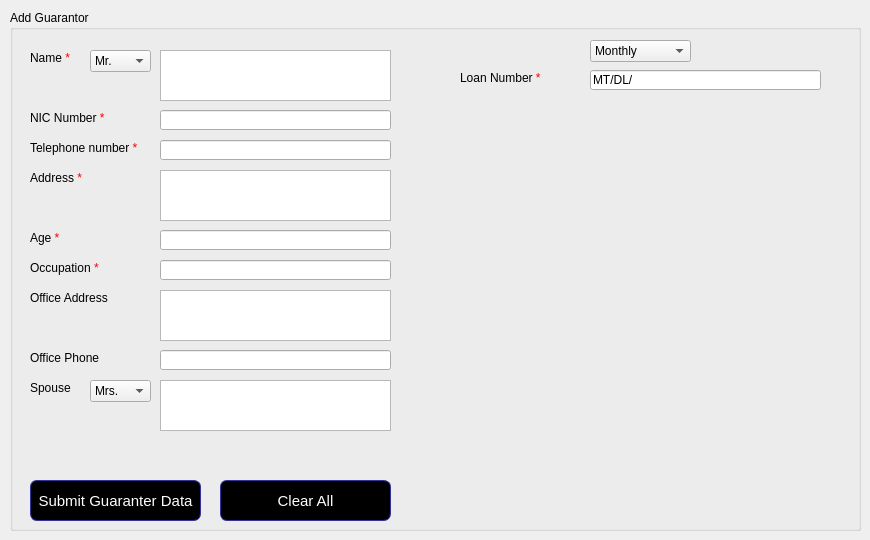
      <widget class="QWidget" name="tab_12">
       <attribute name="title">
        <string>Guarantor File</string>
       </attribute>
       <widget class="QPlainTextEdit" name="plainTextEdit_19">
        <property name="geometry">
         <rect>
          <x>160</x>
          <y>290</y>
          <width>231</width>
          <height>51</height>
         </rect>
        </property>
       </widget>
       <widget class="QLabel" name="label_176">
        <property name="geometry">
         <rect>
          <x>30</x>
          <y>260</y>
          <width>121</width>
          <height>16</height>
         </rect>
        </property>
        <property name="text">
         <string>Occupation  &lt;span style=&quot;color: red&quot;&gt;*&lt;/span&gt;</string>
        </property>
       </widget>
       <widget class="QLineEdit" name="lineEdit_94">
        <property name="geometry">
         <rect>
          <x>160</x>
          <y>230</y>
          <width>231</width>
          <height>20</height>
         </rect>
        </property>
        <property name="text">
         <string/>
        </property>
       </widget>
       <widget class="QPlainTextEdit" name="plainTextEdit_9">
        <property name="enabled">
         <bool>true</bool>
        </property>
        <property name="geometry">
         <rect>
          <x>160</x>
          <y>50</y>
          <width>231</width>
          <height>51</height>
         </rect>
        </property>
        <property name="plainText">
         <string/>
        </property>
       </widget>
       <widget class="QGroupBox" name="groupBox_53">
        <property name="geometry">
         <rect>
          <x>10</x>
          <y>10</y>
          <width>851</width>
          <height>521</height>
         </rect>
        </property>
        <property name="title">
         <string>Add Guarantor</string>
        </property>
        <widget class="QPushButton" name="pushButton_54">
         <property name="geometry">
          <rect>
           <x>20</x>
           <y>470</y>
           <width>171</width>
           <height>41</height>
          </rect>
         </property>
         <property name="styleSheet">
          <string notr="true">QPushButton {
color: white;
background-color: QLinearGradient( );
border-width: 1px;
border-color: #339;
border-style: solid;
border-radius: 7;
padding: 3px;
font-size: 15px;
padding-left: 5px;
padding-right: 5px;

}
QPushButton:hover {
color: black;
background-color: grey;
border-width: 1px;
border-color: #339;
border-style: solid;
border-radius: 7;
padding: 3px;
font-size: 15px;
padding-left: 5px;
padding-right: 5px;
}</string>
         </property>
         <property name="text">
          <string>Submit Guaranter Data</string>
         </property>
        </widget>
        <widget class="QComboBox" name="comboBox_14">
         <property name="geometry">
          <rect>
           <x>80</x>
           <y>40</y>
           <width>61</width>
           <height>22</height>
          </rect>
         </property>
         <item>
          <property name="text">
           <string>Mr.</string>
          </property>
         </item>
         <item>
          <property name="text">
           <string>Mrs.</string>
          </property>
         </item>
         <item>
          <property name="text">
           <string>Miss.</string>
          </property>
         </item>
        </widget>
        <widget class="QLabel" name="label_177">
         <property name="geometry">
          <rect>
           <x>90</x>
           <y>280</y>
           <width>281</width>
           <height>31</height>
          </rect>
         </property>
         <property name="styleSheet">
          <string notr="true">color:red;</string>
         </property>
         <property name="text">
          <string/>
         </property>
        </widget>
        <widget class="QLineEdit" name="lineEdit_99">
         <property name="geometry">
          <rect>
           <x>150</x>
           <y>340</y>
           <width>231</width>
           <height>20</height>
          </rect>
         </property>
         <property name="text">
          <string/>
         </property>
        </widget>
        <widget class="QLabel" name="label_186">
         <property name="geometry">
          <rect>
           <x>20</x>
           <y>340</y>
           <width>121</width>
           <height>16</height>
          </rect>
         </property>
         <property name="text">
          <string>Office Phone  </string>
         </property>
        </widget>
        <widget class="QComboBox" name="comboBox_16">
         <property name="geometry">
          <rect>
           <x>80</x>
           <y>370</y>
           <width>61</width>
           <height>22</height>
          </rect>
         </property>
         <item>
          <property name="text">
           <string>Mrs.</string>
          </property>
         </item>
         <item>
          <property name="text">
           <string>Mr.</string>
          </property>
         </item>
         <item>
          <property name="text">
           <string>Miss.</string>
          </property>
         </item>
        </widget>
        <widget class="QLabel" name="label_187">
         <property name="geometry">
          <rect>
           <x>20</x>
           <y>370</y>
           <width>61</width>
           <height>16</height>
          </rect>
         </property>
         <property name="text">
          <string>Spouse  </string>
         </property>
        </widget>
        <widget class="QPlainTextEdit" name="plainTextEdit_20">
         <property name="geometry">
          <rect>
           <x>150</x>
           <y>370</y>
           <width>231</width>
           <height>51</height>
          </rect>
         </property>
        </widget>
        <widget class="QLabel" name="label_190">
         <property name="geometry">
          <rect>
           <x>110</x>
           <y>430</y>
           <width>281</width>
           <height>31</height>
          </rect>
         </property>
         <property name="styleSheet">
          <string notr="true">color:red;</string>
         </property>
         <property name="text">
          <string/>
         </property>
        </widget>
        <widget class="QLineEdit" name="lineEdit_100">
         <property name="geometry">
          <rect>
           <x>580</x>
           <y>60</y>
           <width>231</width>
           <height>20</height>
          </rect>
         </property>
         <property name="text">
          <string>MT/DL/</string>
         </property>
        </widget>
        <widget class="QLabel" name="label_191">
         <property name="geometry">
          <rect>
           <x>450</x>
           <y>60</y>
           <width>121</width>
           <height>16</height>
          </rect>
         </property>
         <property name="text">
          <string>Loan Number &lt;span style=&quot;color: red&quot;&gt;*&lt;/span&gt;</string>
         </property>
        </widget>
        <widget class="QComboBox" name="comboBox_22">
         <property name="geometry">
          <rect>
           <x>580</x>
           <y>30</y>
           <width>101</width>
           <height>22</height>
          </rect>
         </property>
         <item>
          <property name="text">
           <string>Monthly</string>
          </property>
         </item>
         <item>
          <property name="text">
           <string>Weekly</string>
          </property>
         </item>
         <item>
          <property name="text">
           <string>Daily</string>
          </property>
         </item>
        </widget>
        <widget class="QPushButton" name="pushButton_55">
         <property name="geometry">
          <rect>
           <x>210</x>
           <y>470</y>
           <width>171</width>
           <height>41</height>
          </rect>
         </property>
         <property name="styleSheet">
          <string notr="true">QPushButton {
color: white;
background-color: QLinearGradient( );
border-width: 1px;
border-color: #339;
border-style: solid;
border-radius: 7;
padding: 3px;
font-size: 15px;
padding-left: 5px;
padding-right: 5px;

}
QPushButton:hover {
color: black;
background-color: grey;
border-width: 1px;
border-color: #339;
border-style: solid;
border-radius: 7;
padding: 3px;
font-size: 15px;
padding-left: 5px;
padding-right: 5px;
}</string>
         </property>
         <property name="text">
          <string>Clear All</string>
         </property>
        </widget>
       </widget>
       <widget class="QLineEdit" name="lineEdit_95">
        <property name="geometry">
         <rect>
          <x>160</x>
          <y>140</y>
          <width>231</width>
          <height>20</height>
         </rect>
        </property>
        <property name="text">
         <string/>
        </property>
       </widget>
       <widget class="QLineEdit" name="lineEdit_96">
        <property name="geometry">
         <rect>
          <x>160</x>
          <y>110</y>
          <width>231</width>
          <height>20</height>
         </rect>
        </property>
        <property name="text">
         <string/>
        </property>
       </widget>
       <widget class="QLabel" name="label_178">
        <property name="geometry">
         <rect>
          <x>30</x>
          <y>230</y>
          <width>121</width>
          <height>16</height>
         </rect>
        </property>
        <property name="text">
         <string>Age  &lt;span style=&quot;color: red&quot;&gt;*&lt;/span&gt;</string>
        </property>
       </widget>
       <widget class="QLabel" name="label_188">
        <property name="geometry">
         <rect>
          <x>30</x>
          <y>290</y>
          <width>121</width>
          <height>16</height>
         </rect>
        </property>
        <property name="text">
         <string>Office Address  </string>
        </property>
       </widget>
       <widget class="QLineEdit" name="lineEdit_97">
        <property name="geometry">
         <rect>
          <x>160</x>
          <y>260</y>
          <width>231</width>
          <height>20</height>
         </rect>
        </property>
        <property name="text">
         <string/>
        </property>
       </widget>
       <widget class="QLabel" name="label_179">
        <property name="geometry">
         <rect>
          <x>30</x>
          <y>50</y>
          <width>61</width>
          <height>16</height>
         </rect>
        </property>
        <property name="text">
         <string>Name  &lt;span style=&quot;color: red&quot;&gt;*&lt;/span&gt;</string>
        </property>
       </widget>
       <widget class="QLabel" name="label_180">
        <property name="geometry">
         <rect>
          <x>30</x>
          <y>170</y>
          <width>121</width>
          <height>16</height>
         </rect>
        </property>
        <property name="text">
         <string>Address  &lt;span style=&quot;color: red&quot;&gt;*&lt;/span&gt;</string>
        </property>
       </widget>
       <widget class="QLabel" name="label_181">
        <property name="geometry">
         <rect>
          <x>30</x>
          <y>110</y>
          <width>91</width>
          <height>16</height>
         </rect>
        </property>
        <property name="text">
         <string>NIC Number &lt;span style=&quot;color: red&quot;&gt;*&lt;/span&gt;</string>
        </property>
       </widget>
       <widget class="QPlainTextEdit" name="plainTextEdit_16">
        <property name="geometry">
         <rect>
          <x>160</x>
          <y>170</y>
          <width>231</width>
          <height>51</height>
         </rect>
        </property>
       </widget>
       <widget class="QLabel" name="label_182">
        <property name="geometry">
         <rect>
          <x>30</x>
          <y>140</y>
          <width>131</width>
          <height>16</height>
         </rect>
        </property>
        <property name="text">
         <string>Telephone number &lt;span style=&quot;color: red&quot;&gt;*&lt;/span&gt;</string>
        </property>
       </widget>
       <zorder>groupBox_53</zorder>
       <zorder>plainTextEdit_19</zorder>
       <zorder>label_176</zorder>
       <zorder>lineEdit_94</zorder>
       <zorder>plainTextEdit_9</zorder>
       <zorder>lineEdit_95</zorder>
       <zorder>lineEdit_96</zorder>
       <zorder>label_178</zorder>
       <zorder>label_188</zorder>
       <zorder>lineEdit_97</zorder>
       <zorder>label_179</zorder>
       <zorder>label_180</zorder>
       <zorder>label_181</zorder>
       <zorder>plainTextEdit_16</zorder>
       <zorder>label_182</zorder>
      </widget>
